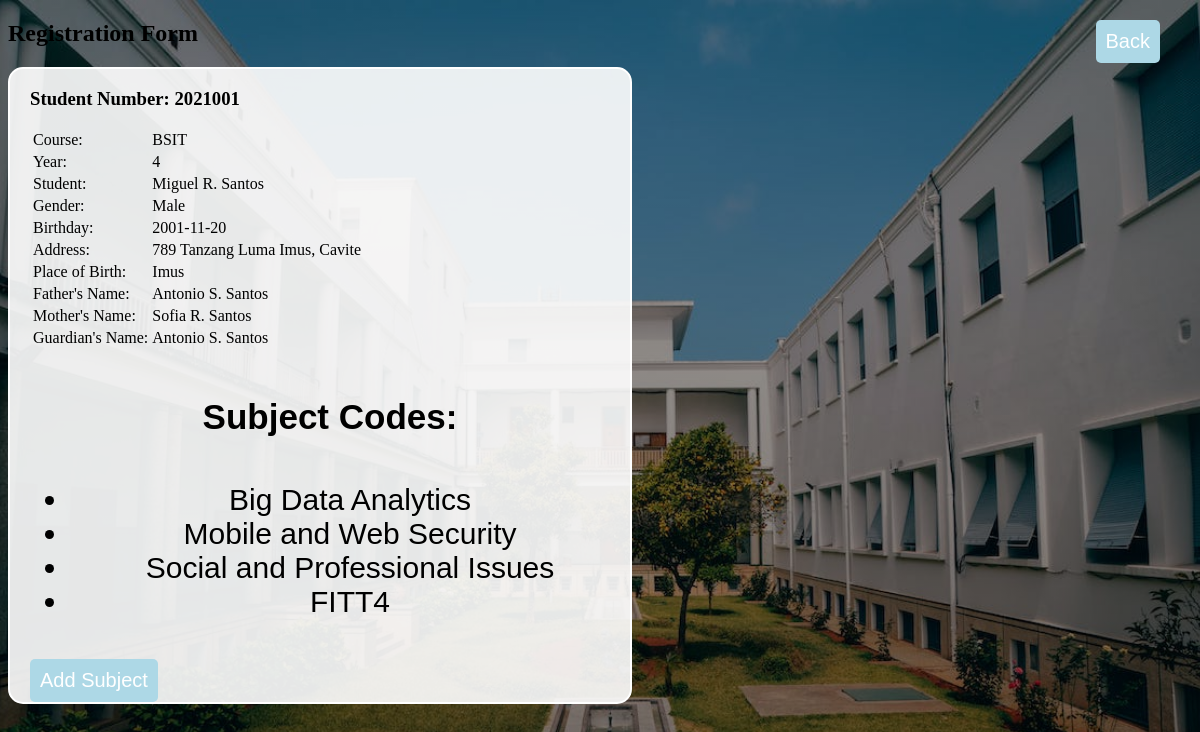
/regform.php?studentnumber=2021001, run on the app's committed database.
### tables this page shows
CREATE TABLE `students` (
  `id` int(20) NOT NULL,
  `fullname` varchar(50) NOT NULL,
  `age` int(20) NOT NULL,
  `gender` varchar(20) NOT NULL,
  `birthday` date NOT NULL,
  `address` varchar(50) NOT NULL,
  `placeofbirth` varchar(50) NOT NULL,
  `fathername` varchar(50) NOT NULL,
  `mothername` varchar(50) NOT NULL,
  `guardianname` varchar(50) NOT NULL
);

### regform.php (the view, shortened to what this page needs)
<!DOCTYPE html>
<html>
<head>
    <link rel="stylesheet" type="text/css" href="css/regform.css">
    <div class="container1">
        <form action="recordpage.php" method="post">
            <button class="admin_btn">Back</button>
        </form>
    </div>
</head>
<body>
    <h2>Registration Form</h2>
    <?php
    include 'connect.php';
    class Subject
    {
        private $code;
        public function __construct($code)
        {
            $this->code = $code;
        }
        public function getMeaning()
        {
            $meanings = [
                'IP' => 'Introduction to Programming',
                'DM' => 'Discrete Mathematics',
                'FIT1' => 'FITT1',
                'E' => 'Ethics',
                'OOP' => 'Object-Oriented Programming',
                'SE' => 'Software Engineering',
                'FIT2' => 'FITT2',
                'D' => 'Dalumat',
                'ADSA' => 'Advanced Data Structures and Algorithms',
                'CG' => 'Computer Graphics',
                'FIT3' => 'FITT3',
                'GS' => 'Gender and Society',
                'CNS' => 'Cryptography and Network Security',
                'SECP' => 'Software Engineering Capstone Project',
                'RW' => 'Rizal Works',
                'FIT4' => 'FITT4',
                'MIT' => 'Mathematics for IT',
                'NF' => 'Networking Fundamentals',
                'P' => 'Panitikan',
                'NS' => 'Networking and Security',
                'UTS' => 'Undestanding the Self',
                'DA' => 'Data Analytics',
                'CS' => 'Cybersecurity',
                'CW' => 'Contemporary World',
                'BDA' => 'Big Data Analytics',
                'MWS' => 'Mobile and Web Security',
                'SPI' => 'Social and Professional Issues',
                'CA' => 'Circuit Analysis',
                'AA' => 'Art Appreciation',
                'DSD' => 'Digital Systems Design',
                'OS' => 'Operating Systems',
                'E' => 'Ethics',
                'CNP' => 'Computer Networks and Protocols',
                'RA' => 'Robotics and Automation',
                'MS' => 'Multimedia System',
                'HSC' => 'Hardware/Software Co-design',
                'AR' => 'Advanced Robotics',
                'NM' => 'Network Management'
            ];
            if (isset($meanings[$this->code])) {
                return $meanings[$this->code];
            } else {
                return 'Meaning not found';
            }
        }
    }
    if (isset($_GET['studentnumber'])) {
        $studentNumber = $_GET['studentnumber'];
        $query = "SELECT * FROM students WHERE id = '$studentNumber'";
        $result = mysqli_query($conn, $query);
        if (mysqli_num_rows($result) > 0) {
            $row = mysqli_fetch_assoc($result);
            $studentId = $row['id'];
            $destinationPage = 'add-subject.php?studentnumber=' . urlencode($studentId);
            $fullName = $row['fullname'];
            $gender = $row['gender'];
            $birthday = $row['birthday'];
            $address = $row['address'];
            $placeOfBirth = $row['placeofbirth'];
            $fatherName = $row['fathername'];
            $motherName = $row['mothername'];
            $guardianName = $row['guardianname'];
            $enrollmentQuery = "SELECT course, year FROM enrolled_students WHERE studentnumber = '$studentId' AND schoolyear = 2022";
            $enrollmentResult = mysqli_query($conn, $enrollmentQuery);
            $enrollmentData = mysqli_fetch_assoc($enrollmentResult);
            $course = $enrollmentData['course'];
            $year = $enrollmentData['year'];
            echo '<div class="container2">';
            echo "<h3>Student Number: $studentNumber</h3>";
            echo "<table>";
            echo "<tr><td>Course:</td><td>";
            if ($course == 1) {
                echo "BSIT";
            } elseif ($course == 2) {
                echo "BSCS";
            } elseif ($course == 3) {
                echo "BSCE";
            }
            echo "</td></tr>";
            echo "<tr><td>Year:</td><td>$year</td></tr>";
            echo "<tr><td>Student:</td><td>$fullName</td></tr>";
            echo "<tr><td>Gender:</td><td>$gender</td></tr>";
            echo "<tr><td>Birthday:</td><td>$birthday</td></tr>";
            echo "<tr><td>Address:</td><td>$address</td></tr>";
            echo "<tr><td>Place of Birth:</td><td>$placeOfBirth</td></tr>";
            echo "<tr><td>Father's Name:</td><td>$fatherName</td></tr>";
            echo "<tr><td>Mother's Name:</td><td>$motherName</td></tr>";
            echo "<tr><td>Guardian's Name:</td><td>$guardianName</td></tr>";
            echo "</table>";
            $subjectQuery = "SELECT code FROM subject_code WHERE enrolled_students_id IN (SELECT id FROM enrolled_students WHERE studentnumber = '$studentId' AND schoolyear = 2022)";
            $subjectResult = mysqli_query($conn, $subjectQuery);
            if (mysqli_num_rows($subjectResult) > 0) {
                echo "<h4>Subject Codes:</h4>";
                echo "<ul>";
                while ($subjectRow = mysqli_fetch_assoc($subjectResult)) {
                    $code = $subjectRow['code'];
                    $subject = new Subject($code);
                    $meaning = $subject->getMeaning();
                    echo "<li>$meaning</li>";
                }
                echo "</ul>";
                echo "<form action=\"$destinationPage\" method=\"post\">";
                echo '<button class="admin_btn">Add Subject</button>';
                echo '</form>';
            } else {
                echo "<p>No subject codes found for this student.</p>";
            }
            echo "</div>";
        } else {
            echo "Student not found.";
        }
    } else {
        echo "No student number provided.";
    }
    ?>
</body>
</html>

### css/regform.css (style rules this page uses)
body { background-image: linear-gradient(rgba(0, 0, 0, 0.3), rgba(0, 0, 0, 0.5)), url("../images/bg.jpeg"); width: auto; height: 97.8vh; background-position: center; background-size: cover; background-repeat: no-repeat; }
h4 { font-size: 35px; font-family: sans-serif; text-align: center; }
li, ul { font-size: 30px; font-family: sans-serif; text-align: center; }
.container1 { position: fixed; top: 10px; right: 10px; }
.admin_btn { margin-top: 10px; margin-right: 30px; padding: 10px; background-color: lightblue; color: #fff; border: none; border-radius: 5px; cursor: pointer; font-size: 20px; }
.container2 { width: 600px; height: auto; padding-left: 20px; border-radius: 15px 15px 15px 15px; border: 2px solid #fff; background: rgba(255, 255, 255, 0.9); color: black; }

### data on the page
students: fullname "Miguel R. Santos", gender "Male", birthday "2001-11-20", address "789 Tanzang Luma Imus, Cavite", placeofbirth "Imus", fathername "Antonio S. Santos", mothername "Sofia R. Santos", guardianname "Antonio S. Santos"

### other printed values
$studentNumber "2021001"
$year "4"
$meaning "Big Data Analytics"
$meaning "Mobile and Web Security"
$meaning "Social and Professional Issues"
$meaning "FITT4"
